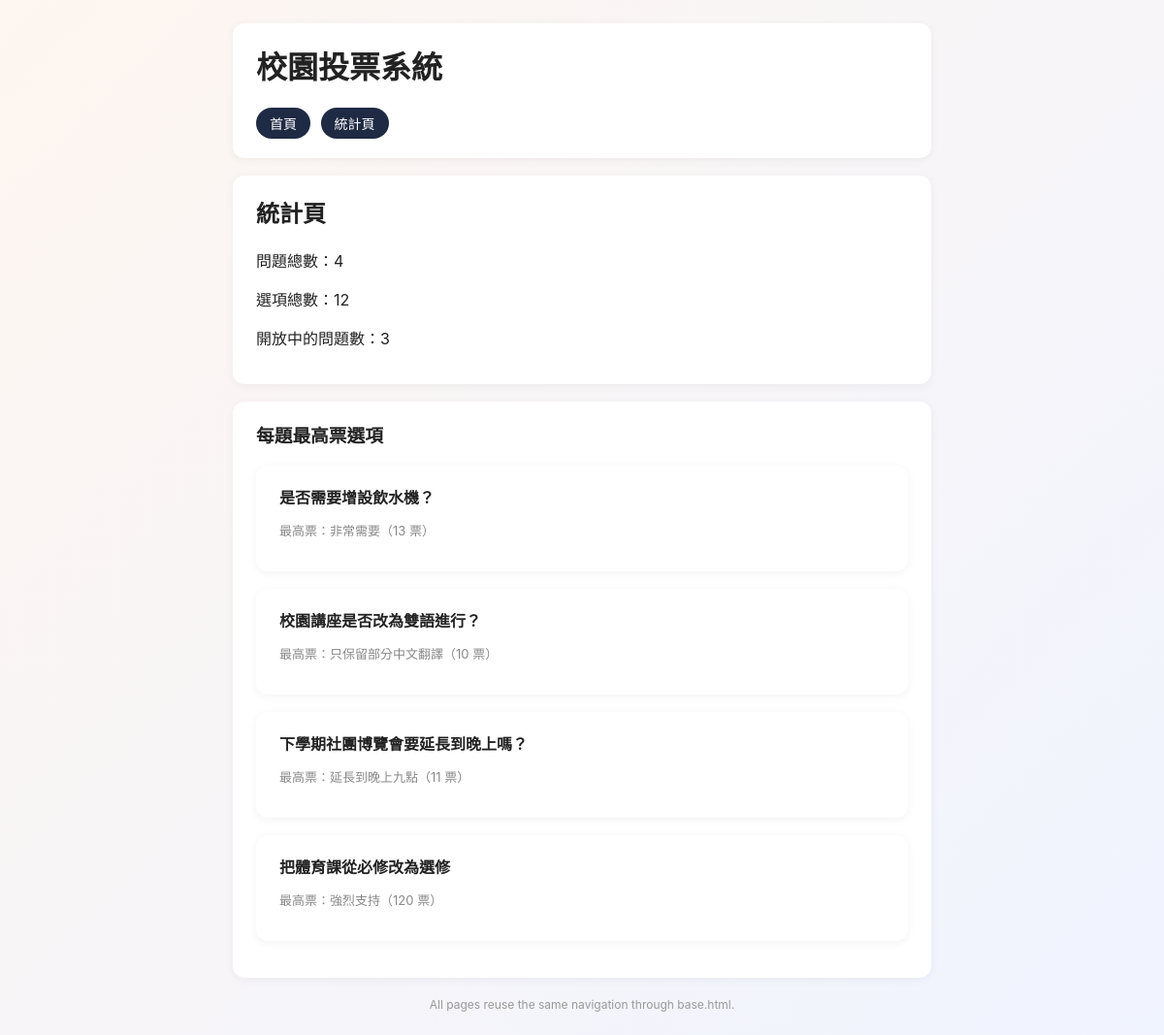
Screenshot of /stats/ with the database file from the repository.
### polls/models.py (models this page shows, shortened)
class Question(models.Model):
    title = models.CharField(max_length=200)
    pub_date = models.DateTimeField()
    description = models.TextField()
    is_open = models.BooleanField(default=True)

class Choice(models.Model):
    question = models.ForeignKey(Question, on_delete=models.CASCADE, related_name="choices")
    choice_text = models.CharField(max_length=200)
    votes = models.IntegerField(default=0)

### polls/views.py (the view)
# urls.py: path("stats/", views.stats, name="stats"),
def stats(request):
    questions = Question.objects.all()
    top_choices = []
    for q in questions:
        top = q.choices.order_by("-votes").first()
        top_choices.append({"question": q, "top": top})
    context = {
        "question_count": Question.objects.count(),
        "choice_count": Choice.objects.count(),
        "open_count": Question.objects.filter(is_open=True).count(),
        "top_choices": top_choices,
    }
    return render(request, "stats.html", context)

### templates/stats.html (shortened to what this page needs)
{% extends "base.html" %}
{% block content %}
<div class="card">
    <h2>統計頁</h2>
    <p>問題總數：{{ question_count }}</p>
    <p>選項總數：{{ choice_count }}</p>
    <p>開放中的問題數：{{ open_count }}</p>
</div>
<div class="card">
    <h3>每題最高票選項</h3>
    {% for item in top_choices %}
    <div class="card">
        <strong>{{ item.question.title }}</strong>
        {% if item.top %}
        <p class="muted">最高票：{{ item.top.choice_text }}（{{ item.top.votes }} 票）</p>
        {% else %}
        <p class="muted">尚未建立選項。</p>
        {% endif %}
    </div>
    {% empty %}
    <p class="muted">目前沒有任何題目可統計。</p>
    {% endfor %}
</div>
{% endblock %}

### templates/base.html (style rules this page uses)
body { font-family: -apple-system, "Noto Sans TC", sans-serif; background: linear-gradient(135deg,#fef6f0,#f0f4ff); margin: 0; padding: 24px; color: #222; }
.card { background: #fff; border-radius: 12px; padding: 20px 24px; margin-bottom: 18px; box-shadow: 0 2px 10px rgba(0,0,0,0.05); }
h1, h2, h3 { margin-top: 0; }
.muted { color: #888; font-size: 13px; }

### rows the page displays
Question: question "是否需要增設飲水機？", top.choice_text "非常需要", top.votes "13"
Question: question "校園講座是否改為雙語進行？", top.choice_text "只保留部分中文翻譯", top.votes "10"
Question: question "下學期社團博覽會要延長到晚上嗎？", top.choice_text "延長到晚上九點", top.votes "11"
Question: question "把體育課從必修改為選修", top.choice_text "強烈支持", top.votes "120"

### other values shown
{{ question_count }} "4"
{{ choice_count }} "12"
{{ open_count }} "3"
